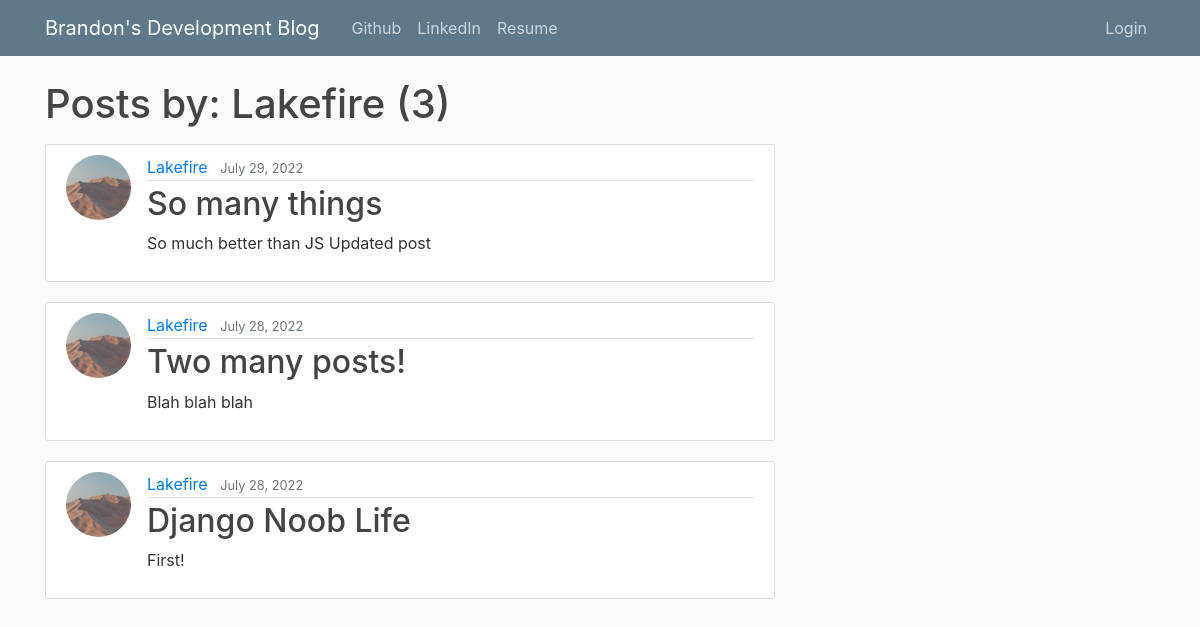
/user/Lakefire/, run on an earlier commit of the app's database.
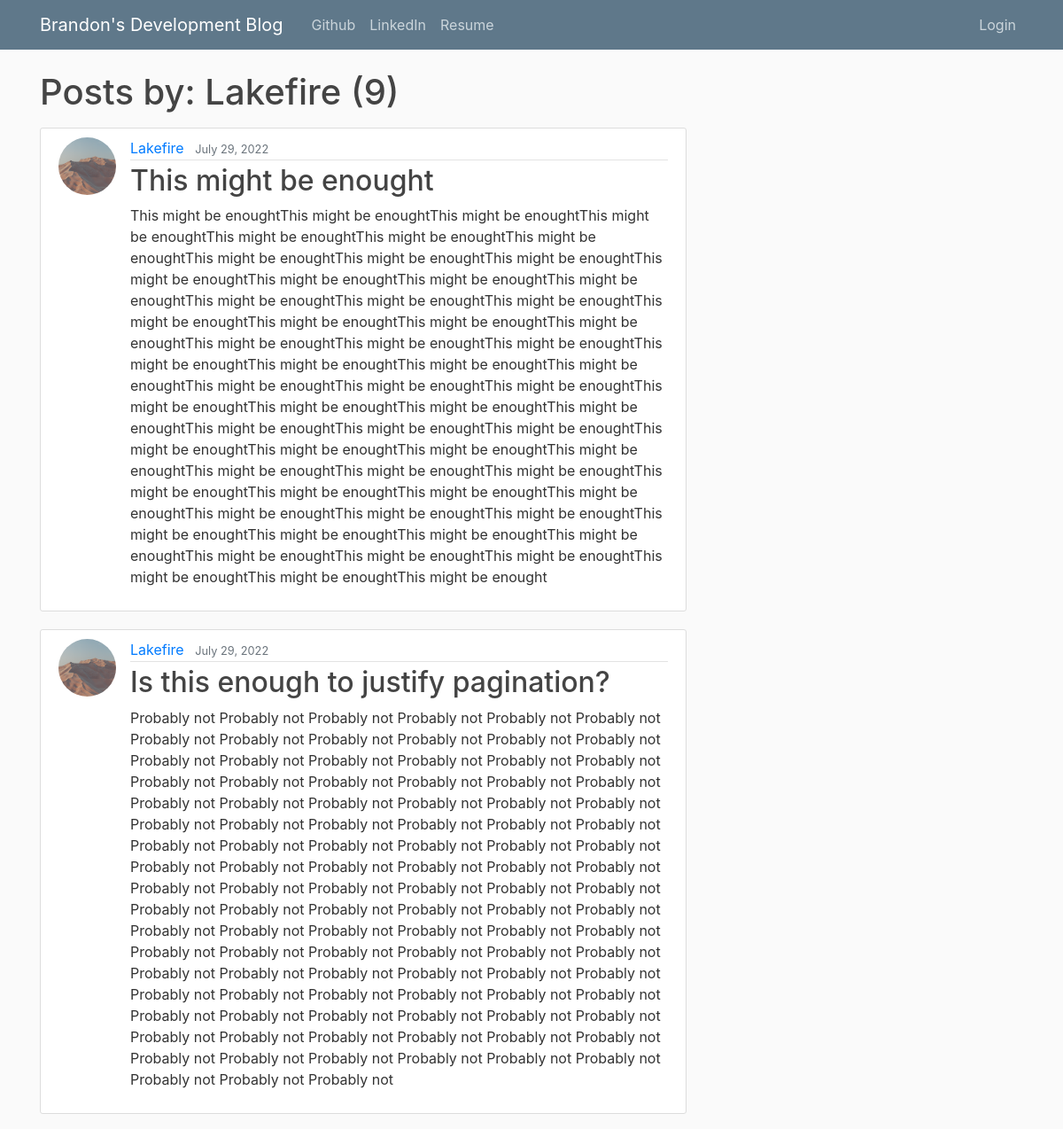
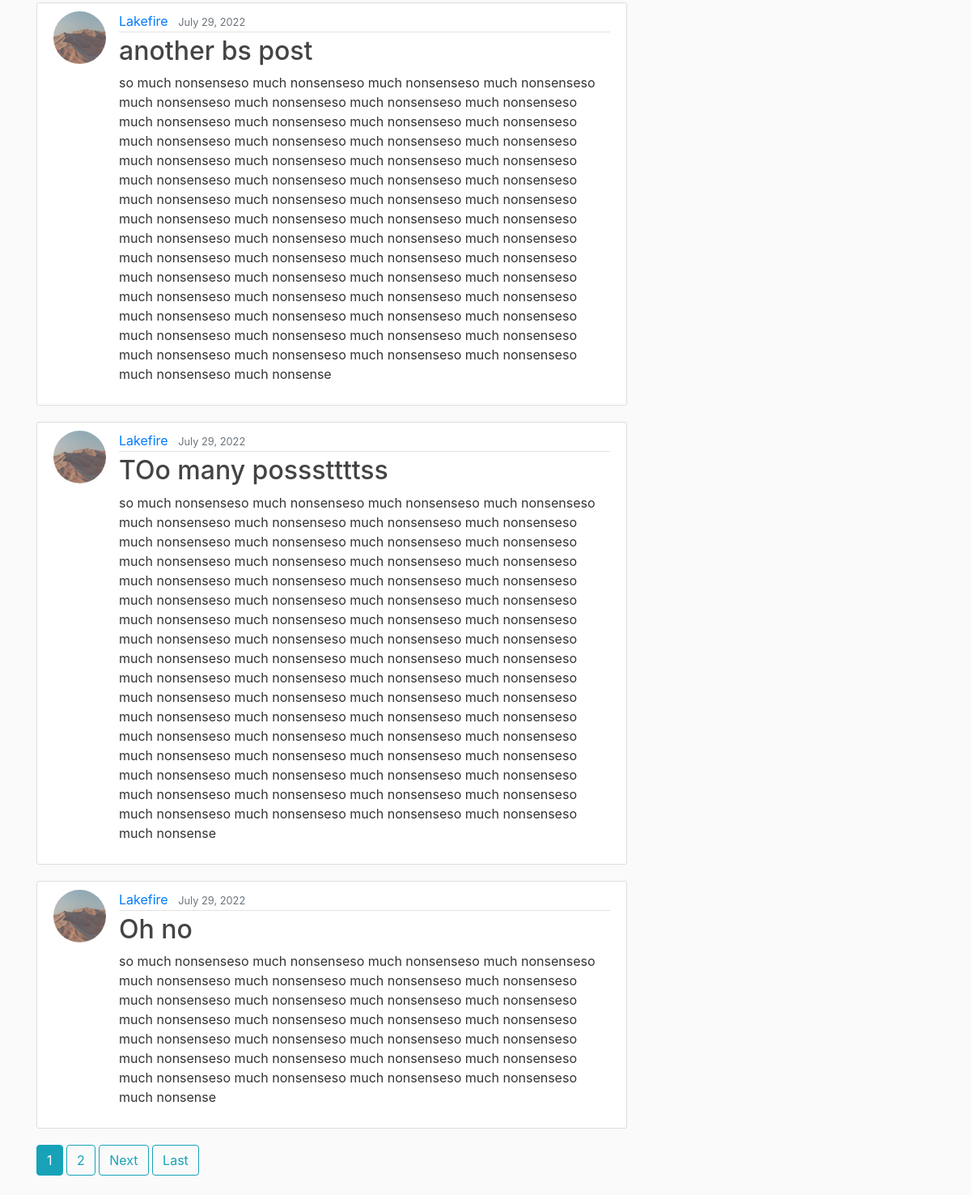
And on a later commit of the database (2 pictures, top to bottom).
### blog/models.py (models this page shows, shortened)
class Post(models.Model):
    title = models.CharField(max_length=100)
    content = models.TextField()
    date_posted = models.DateTimeField(
        default=timezone.now
    )  # Uses current time from timezone
    author = models.ForeignKey(User, on_delete=models.CASCADE)

### users/models.py (models this page shows, shortened)
class Profile(models.Model):
    user = models.OneToOneField(User, on_delete=models.CASCADE)
    image = models.ImageField(default="default.jpg", upload_to="profile_pics")

### blog/views.py (the view)
# urls.py: path("user/<str:username>/", UserPostListView.as_view(), name="user-posts"),
class UserPostListView(ListView):
    model = Post
    template_name = "blog/user_posts.html"  # <app>/<model>_<viewtype>.html
    context_object_name = "posts"
    paginate_by = 5
    def get_queryset(self):
        user = get_object_or_404(User, username=self.kwargs.get("username"))
        return Post.objects.filter(author=user).order_by("-date_posted")

### blog/templates/blog/user_posts.html (shortened to what this page needs)
{% extends 'blog/base.html' %}
{% block content %}
    <h1 class="mb-3">Posts by: {{ view.kwargs.username }} ({{ page_obj.paginator.count}})</h1>
    {% for post in posts %}
        <article class="media content-section">
            <img class="rounded-circle article-img" src="{{ post.author.profile.image.url }}">
            <div class="media-body">
                <div class="article-metadata">
                    <a class="mr-2" href="{% url 'user-posts' post.author.username %}">{{ post.author }}</a>
                    <small class="text-muted">{{ post.date_posted|date:"F d, Y" }}</small>
                </div>
                <h2><a class="article-title" href="{% url 'post-detail' post.id%}">{{ post.title }}</a></h2>
                <p class="article-content">{{ post.content }}</p>
            </div>
        </article>
    {% endfor %}
    {% if is_paginated %}
        {% for num in page_obj.paginator.page_range %}
            {% if page_obj.number == num %}
                <a class="btn btn-info mb-4" href="?page={{ num }}">{{ num }}</a>
            {% elif num > page_obj.number|add:'-3' and num < page_obj.number|add:'3' %}
                <a class="btn btn-outline-info mb-4" href="?page={{ num }}">{{ num }}</a>
            {% endif %}
        {% endfor %}
        {% if page_obj.has_next %}
            <a class="btn btn-outline-info mb-4" href="?page={{ page_obj.next_page_number }}">Next</a>
            <a class="btn btn-outline-info mb-4" href="?page={{ page_obj.paginator.num_pages }}">Last</a>
        {% endif %}
    {% endif %}
{% endblock content %}

What changed in the data, as far as the page shows it:
removed Post: author.profile.image (picture), author "Lakefire", date_posted "July 29, 2022", title "So many things", content "So much better than JS Updated post"
no longer on this page (row unchanged): Post: author.profile.image (picture), author "Lakefire", date_posted "July 28, 2022", title "Two many posts!", content "Blah blah blah"
no longer on this page (row unchanged): Post: author.profile.image (picture), author "Lakefire", date_posted "July 28, 2022", title "Django Noob Life", content "First!"
added Post: author.profile.image (picture), author "Lakefire", date_posted "July 29, 2022", title "This might be enought", content "This might be enoughtThis might be enoughtThis might be enoughtThis might be enoughtThis might be enoughtThis might be enoughtThis might be enoughtThis might be enoughtThis might be enoughtThis might be enoughtThis might be enoughtThis might be enoughtThis might be enoughtThis might be enoughtThis might be enoughtThis might be enoughtThis might be enoughtThis might be enoughtThis might be enoughtThis might be enoughtThis might be enoughtThis might be enoughtThis might be enoughtThis might be enoughtThis might be enoughtThis might be enoughtThis might be enoughtThis might be enoughtThis might be enoughtThis might be enoughtThis might be enoughtThis might be enoughtThis might be enoughtThis…"
added Post: author.profile.image (picture), author "Lakefire", date_posted "July 29, 2022", title "Is this enough to justify pagination?", content "Probably not Probably not Probably not Probably not Probably not Probably not Probably not Probably not Probably not Probably not Probably not Probably not Probably not Probably not Probably not Probably not Probably not Probably not Probably not Probably not Probably not Probably not Probably not Probably not Probably not Probably not Probably not Probably not Probably not Probably not Probably not Probably not Probably not Probably not Probably not Probably not Probably not Probably not Probably not Probably not Probably not Probably not Probably not Probably not Probably not Probably not Probably not Probably not Probably not Probably not Probably not Probably not Probably not Probably…"
added Post: author.profile.image (picture), author "Lakefire", date_posted "July 29, 2022", title "another bs post", content "so much nonsenseso much nonsenseso much nonsenseso much nonsenseso much nonsenseso much nonsenseso much nonsenseso much nonsenseso much nonsenseso much nonsenseso much nonsenseso much nonsenseso much nonsenseso much nonsenseso much nonsenseso much nonsenseso much nonsenseso much nonsenseso much nonsenseso much nonsenseso much nonsenseso much nonsenseso much nonsenseso much nonsenseso much nonsenseso much nonsenseso much nonsenseso much nonsenseso much nonsenseso much nonsenseso much nonsenseso much nonsenseso much nonsenseso much nonsenseso much nonsenseso much nonsenseso much nonsenseso much nonsenseso much nonsenseso much nonsenseso much nonsenseso much nonsenseso much nonsenseso much…"
added Post: author.profile.image (picture), author "Lakefire", date_posted "July 29, 2022", title "TOo many posssttttss", content "so much nonsenseso much nonsenseso much nonsenseso much nonsenseso much nonsenseso much nonsenseso much nonsenseso much nonsenseso much nonsenseso much nonsenseso much nonsenseso much nonsenseso much nonsenseso much nonsenseso much nonsenseso much nonsenseso much nonsenseso much nonsenseso much nonsenseso much nonsenseso much nonsenseso much nonsenseso much nonsenseso much nonsenseso much nonsenseso much nonsenseso much nonsenseso much nonsenseso much nonsenseso much nonsenseso much nonsenseso much nonsenseso much nonsenseso much nonsenseso much nonsenseso much nonsenseso much nonsenseso much nonsenseso much nonsenseso much nonsenseso much nonsenseso much nonsenseso much nonsenseso much…"
added Post: author.profile.image (picture), author "Lakefire", date_posted "July 29, 2022", title "Oh no", content "so much nonsenseso much nonsenseso much nonsenseso much nonsenseso much nonsenseso much nonsenseso much nonsenseso much nonsenseso much nonsenseso much nonsenseso much nonsenseso much nonsenseso much nonsenseso much nonsenseso much nonsenseso much nonsenseso much nonsenseso much nonsenseso much nonsenseso much nonsenseso much nonsenseso much nonsenseso much nonsenseso much nonsenseso much nonsenseso much nonsenseso much nonsenseso much nonsenseso much nonsense"
Also different on the page:
{{ page_obj.paginator.count }}: "3" → "9"
new list line: "1"
new list line: "2"
text now shown: "Next Last"
